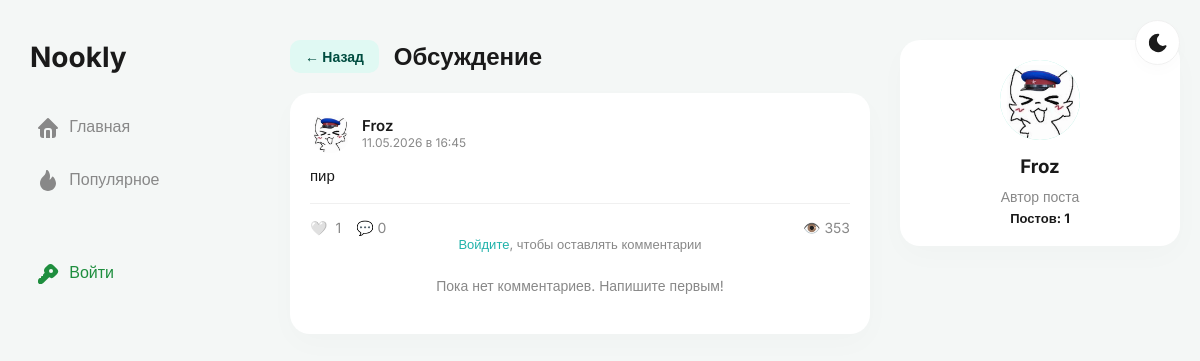
Screenshot of /post/2 with the database file from the repository.
### nookly.py (models this page shows, shortened)
class User(db.Model, UserMixin):
    id = db.Column(db.Integer, primary_key=True)
    username = db.Column(db.String(50), unique=True, nullable=False)
    password_hash = db.Column(db.String(200), nullable=False)
    avatar = db.Column(db.String(100), nullable=True, default='default_avatar.png')
    bio = db.Column(db.Text, nullable=True, default='')
    date_joined = db.Column(db.DateTime, nullable=False, default=datetime.utcnow)
    posts = db.relationship('Post', backref='author', lazy=True)

class Post(db.Model):
    id = db.Column(db.Integer, primary_key=True)
    content = db.Column(db.Text, nullable=False)
    image_file = db.Column(db.String(100), nullable=True)
    date_posted = db.Column(db.DateTime, nullable=False, default=datetime.utcnow)
    user_id = db.Column(db.Integer, db.ForeignKey('user.id'), nullable=False)
    views = db.Column(db.Integer, default=0)
    likes = db.relationship('Like', backref='post', lazy=True, cascade="all, delete-orphan")
    comments = db.relationship('Comment', backref='post', lazy=True, cascade="all, delete-orphan")

### nookly.py (the view)
@app.route('/post/<int:post_id>')
def view_post(post_id):
    post = Post.query.get_or_404(post_id)
    post.views += 1
    db.session.commit()
    return render_template('post.html', post=post)

### templates/post.html (shortened to what this page needs)
{% extends "base.html" %}
{% block feed_header %}
<div class="feed-header">
    <a href="/" class="back-btn">← Назад</a>
    Обсуждение
</div>
{% endblock %}
{% block content %}
<div class="card">
    <div class="post-header">
        {% if post.author.avatar and post.author.avatar != 'default_avatar.png' %}
        <img src="/media/{{ post.author.avatar }}" alt="{{ post.author.username }}" class="avatar">
        {% else %}
        <div class="avatar">{{ post.author.username[0]|upper }}</div>
        {% endif %}
        <div>
            <div class="post-author">{{ post.author.username }}</div>
            <div class="post-time local-time" data-time="{{ post.date_posted.isoformat() }}"></div>
        </div>
    </div>
    <div class="post-content">{{ post.content }}</div>
    <div class="post-actions">
        {% set ns = namespace(liked=false) %}
        {% if current_user.is_authenticated %}
            {% for like in post.likes %}
                {% if like.user_id == current_user.id %}{% set ns.liked = true %}{% endif %}
            {% endfor %}
        {% endif %}
        {% if current_user.is_authenticated %}
            <button onclick="toggleLike(event, {{ post.id }}, this)" class="action-btn {% if ns.liked %}liked{% endif %}">
                <span class="like-icon">{% if ns.liked %}❤️{% else %}🤍{% endif %}</span>
                <span class="like-count">{{ post.likes|length }}</span>
            </button>
        {% else %}
            <a href="/login" class="action-btn"><span class="like-icon">🤍</span> <span class="like-count">{{ post.likes|length }}</span></a>
        {% endif %}
        <span class="action-btn" style="cursor: default;">💬 {{ post.comments|length }}</span>
        <div class="action-btn" style="cursor: default; margin-left: auto;">👁️ {{ post.views }}</div>
    </div>
    <div class="comments-section">
        {% if current_user.is_authenticated %}
            <form action="/comment/{{ post.id }}" method="POST" class="comment-form">
                <input type="text" name="text" class="comment-input" placeholder="Написать комментарий..." required>
                <button type="submit" class="comment-submit">Отправить</button>
            </form>
        {% else %}
            <div style="font-size: 13px; color: var(--text-muted); text-align: center; margin-bottom: 25px;">
                <a href="/login" style="color: var(--brand-color); text-decoration: none;">Войдите</a>, чтобы оставлять комментарии
            </div>
        {% endif %}
        {% set ns_comments = namespace(has_any=false) %}
        {% if not ns_comments.has_any %}
            <div style="text-align: center; color: var(--text-muted); font-size: 14px; margin: 20px 0;">
                Пока нет комментариев. Напишите первым!
            </div>
        {% endif %}
    </div>
</div>
{% endblock %}
{% block right_sidebar %}
<div class="card" style="text-align: center;">
    {% if post.author.avatar and post.author.avatar != 'default_avatar.png' %}
    <img src="/media/{{ post.author.avatar }}" alt="{{ post.author.username }}" class="avatar" style="width: 80px; height: 80px; margin: 0 auto 15px;">
    {% else %}
    <div class="avatar" style="width: 80px; height: 80px; font-size: 36px; margin: 0 auto 15px;">
        {{ post.author.username[0]|upper }}
    </div>
    {% endif %}
    <h3 style="color: var(--text-main);">{{ post.author.username }}</h3>
    <p style="color: var(--text-muted); font-size: 14px; margin-top: 10px;">Автор поста</p>
    <p style="color: var(--text-main); font-size: 13px; font-weight: bold; margin-top: 5px;">Постов: {{ post.author.posts|length }}</p>
</div>
{% endblock %}

### rows the page displays
User: author.avatar (picture), author.username "Froz"
Post: content "пир", views "353"

### other values shown
{{ post.likes|length }} "1"
{{ post.comments|length }} "0"
{{ post.author.posts|length }} "1"
